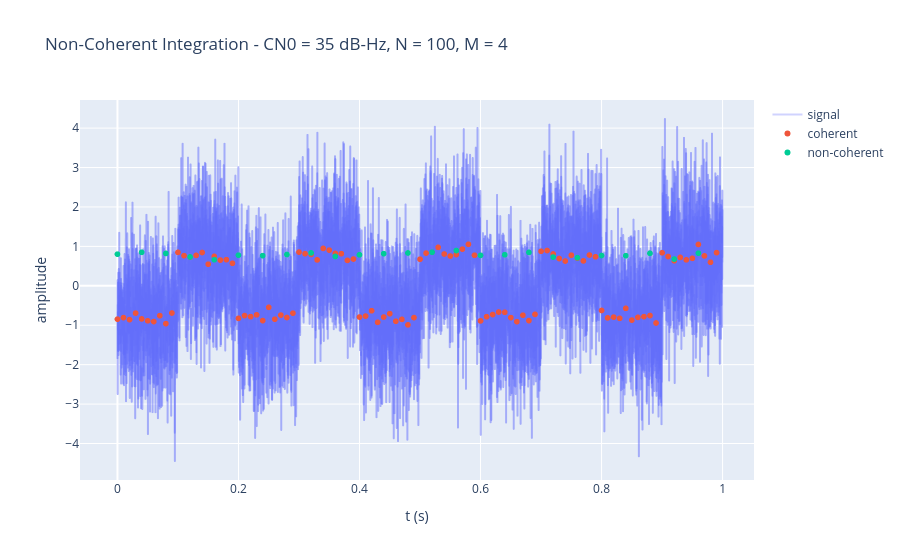

Here is the notebook cell this chart was saved with:
### Code cell
# non-coherent integration length - number of coherent intervals
M = widgets.IntSlider( value=1, min=1, max=10, step=1, description="M (intervals)", continuous_update=False )

# one plot, redrawn in place when any slider moves
display( M )
nonCoherentPlot = display( plotNonCoherent( t, signal, CN0.value, N.value, M.value )._repr_mimebundle_(), raw=True, display_id=True )
redrawNonCoherent = lambda change: nonCoherentPlot.update( plotNonCoherent( t, signal, CN0.value, N.value, M.value )._repr_mimebundle_(), raw=True )
M.observe( redrawNonCoherent, names="value" )
N.observe( redrawNonCoherent, names="value" )
CN0.observe( redrawNonCoherent, names="value" )

### Figure 1 — Plotly figure (JSON) as saved in the notebook; plotly's stock layout.template omitted (floating-point values rounded to 4 significant figures; data arrays with more than 128 entries replaced by an {"elided": "..."} marker saying what was removed)
{"data": [{"mode": "lines", "name": "signal", "opacity": 0.3, "type": "scattergl", "x": {"elided": "10000 float values"}, "y": {"elided": "10000 float values"}}, {"mode": "markers", "name": "coherent", "type": "scattergl", "x": [0.0, 0.01, 0.02, 0.03, 0.04, 0.05, 0.06, 0.07, 0.08, 0.09, 0.1, 0.11, 0.12, 0.13, 0.14, 0.15, 0.16, 0.17, 0.18, 0.19, 0.2, 0.21, 0.22, 0.23, 0.24, 0.25, 0.26, 0.27, 0.28, 0.29, 0.3, 0.31, 0.32, 0.33, 0.34, 0.35, 0.36, 0.37, 0.38, 0.39, 0.4, 0.41, 0.42, 0.43, 0.44, 0.45, 0.46, 0.47, 0.48, 0.49, 0.5, 0.51, 0.52, 0.53, 0.54, 0.55, 0.56, 0.57, 0.58, 0.59, 0.6, 0.61, 0.62, 0.63, 0.64, 0.65, 0.66, 0.67, 0.68, 0.69, 0.7, 0.71, 0.72, 0.73, 0.74, 0.75, 0.76, 0.77, 0.78, 0.79, 0.8, 0.81, 0.82, 0.83, 0.84, 0.85, 0.86, 0.87, 0.88, 0.89, 0.9, 0.91, 0.92, 0.93, 0.94, 0.95, 0.96, 0.97, 0.98, 0.99], "y": [-0.8455, -0.8059, -0.8576, -0.6928, -0.8402, -0.8866, -0.907, -0.757, -0.9595, -0.6895, 0.8481, 0.7646, 0.7277, 0.7713, 0.8451, 0.5488, 0.747, 0.6525, 0.6632, 0.5707, -0.8264, -0.755, -0.782, -0.7363, -0.8823, -0.5458, -0.8476, -0.743, -0.8041, -0.6934, 0.8551, 0.8147, 0.7963, 0.6571, 0.9485, 0.9051, 0.8219, 0.8155, 0.6449, 0.6791, -0.793, -0.7683, -0.6321, -0.926, -0.7929, -0.7072, -0.8988, -0.8516, -0.9906, -0.8059, 0.6742, 0.8297, 0.8512, 0.9756, 0.8066, 0.755, 0.7929, 0.9302, 1.053, 0.7755, -0.8901, -0.7842, -0.7282, -0.6652, -0.6713, -0.8072, -0.9091, -0.7448, -0.8825, -0.7248, 0.8759, 0.8954, 0.8073, 0.6926, 0.6285, 0.7758, 0.7005, 0.6313, 0.7805, 0.7364, -0.6258, -0.8136, -0.7939, -0.8243, -0.5713, -0.8696, -0.8005, -0.7817, -0.754, -0.9429, 0.838, 0.7431, 0.6355, 0.7207, 0.659, 0.6964, 1.049, 0.7587, 0.5966, 0.8418]}, {"mode": "markers", "name": "non-coherent", "type": "scattergl", "x": [0.0, 0.04, 0.08, 0.12, 0.16, 0.2, 0.24, 0.28, 0.32, 0.36, 0.4, 0.44, 0.48, 0.52, 0.56, 0.6, 0.64, 0.68, 0.72, 0.76, 0.8, 0.84, 0.88, 0.92, 0.96], "y": [0.8031, 0.8497, 0.8216, 0.7314, 0.6613, 0.7756, 0.7659, 0.7941, 0.8344, 0.7446, 0.7868, 0.8157, 0.8327, 0.8511, 0.8951, 0.7714, 0.788, 0.8475, 0.7294, 0.7143, 0.7686, 0.7639, 0.8234, 0.6787, 0.8276]}], "layout": {"title": {"text": "Non-Coherent Integration - CN0 = 35 dB-Hz, N = 100, M = 4"}, "xaxis": {"title": {"text": "t (s)"}}, "yaxis": {"title": {"text": "amplitude"}}}}
